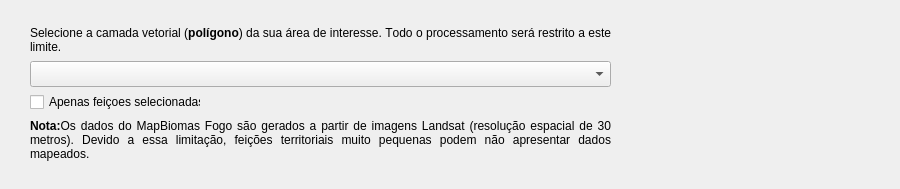
   <widget class="QWidget" name="Geoemetrias">
    <attribute name="title">
     <string>Geometria Personalizada</string>
    </attribute>
    <widget class="QLabel" name="Description_shapefiles">
     <property name="geometry">
      <rect>
       <x>30</x>
       <y>20</y>
       <width>581</width>
       <height>40</height>
      </rect>
     </property>
     <property name="font">
      <font>
       <underline>false</underline>
       <strikeout>false</strikeout>
       <kerning>false</kerning>
      </font>
     </property>
     <property name="toolTipDuration">
      <number>0</number>
     </property>
     <property name="autoFillBackground">
      <bool>false</bool>
     </property>
     <property name="text">
      <string>&lt;html&gt;&lt;head/&gt;&lt;body&gt;&lt;p&gt;&lt;span style=&quot; font-size:9pt;&quot;&gt;Selecione a camada vetorial (&lt;/span&gt;&lt;span style=&quot; font-size:9pt; font-weight:600;&quot;&gt;polígono&lt;/span&gt;&lt;span style=&quot; font-size:9pt;&quot;&gt;) da sua área de interesse. Todo o processamento será restrito a este limite.&lt;/span&gt;&lt;/p&gt;&lt;/body&gt;&lt;/html&gt;</string>
     </property>
     <property name="textFormat">
      <enum>Qt::TextFormat::RichText</enum>
     </property>
     <property name="alignment">
      <set>Qt::AlignmentFlag::AlignJustify|Qt::AlignmentFlag::AlignVCenter</set>
     </property>
     <property name="wordWrap">
      <bool>true</bool>
     </property>
     <property name="margin">
      <number>0</number>
     </property>
     <property name="indent">
      <number>0</number>
     </property>
    </widget>
    <widget class="QgsMapLayerComboBox" name="mMapLayerComboBox_usergeometry">
     <property name="geometry">
      <rect>
       <x>30</x>
       <y>61</y>
       <width>581</width>
       <height>26</height>
      </rect>
     </property>
    </widget>
    <widget class="QLabel" name="Descriotion_fire_accumulated_5">
     <property name="geometry">
      <rect>
       <x>30</x>
       <y>100</y>
       <width>581</width>
       <height>80</height>
      </rect>
     </property>
     <property name="text">
      <string>&lt;html&gt;&lt;head/&gt;&lt;body&gt;&lt;p&gt;&lt;span style=&quot; font-size:9pt; font-weight:600;&quot;&gt;Nota:&lt;/span&gt;&lt;span style=&quot; font-size:9pt;&quot;&gt;Os dados do MapBiomas Fogo são gerados a partir de imagens Landsat (resolução espacial de 30 metros). Devido a essa limitação, feições territoriais muito pequenas podem não apresentar dados mapeados.&lt;/span&gt;&lt;/p&gt;&lt;/body&gt;&lt;/html&gt;</string>
     </property>
     <property name="alignment">
      <set>Qt::AlignmentFlag::AlignJustify|Qt::AlignmentFlag::AlignVCenter</set>
     </property>
     <property name="wordWrap">
      <bool>true</bool>
     </property>
    </widget>
    <widget class="QLabel" name="User_geometry_icon">
     <property name="geometry">
      <rect>
       <x>750</x>
       <y>20</y>
       <width>141</width>
       <height>141</height>
      </rect>
     </property>
     <property name="text">
      <string/>
     </property>
     <property name="pixmap">
      <pixmap resource="resources.qrc">:/plugins/MapBiomas_fogo/geometry_logo.png</pixmap>
     </property>
     <property name="scaledContents">
      <bool>true</bool>
     </property>
    </widget>
    <widget class="QCheckBox" name="SelectedGeometry">
     <property name="geometry">
      <rect>
       <x>30</x>
       <y>92</y>
       <width>171</width>
       <height>20</height>
      </rect>
     </property>
     <property name="text">
      <string>Apenas feiçoes selecionadas</string>
     </property>
    </widget>
   </widget>
